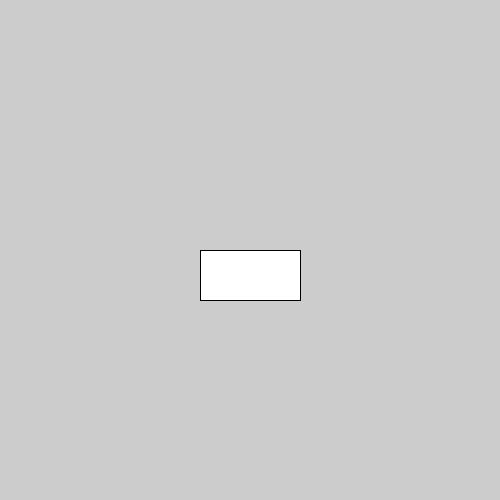
Frame 1 (no input)
Frame 60 (the mouse pressed at the canvas centre just before this capture): identical to frame 1, image omitted
Frame 120 (the mouse held since frame 60 and released just before this capture): identical to frame 1, image omitted

The Processing sketch that drew this single still picture (run headless with seeded random() and noise(); from frame 60 on, the mouse is pressed at the canvas centre):

// Processing sketch: week01_5_mousePressed_mouseX_pmouseX_mouseY_pmouseY
// ── week01_5_mousePressed_mouseX_pmouseX_mouseY_pmouseY.pde
// week01_5_mousePressed_mouseX_pmouseX_mouseY_pmouseY
// 結合 mouse 和 keyboard
void setup(){
  size(500, 500);
}
int x = 200, y = 250;
void draw(){
  if(mousePressed){
    x += mouseX - pmouseX;
    y += mouseY - pmouseY;
  }
  rect(x, y, 100, 50);
}
